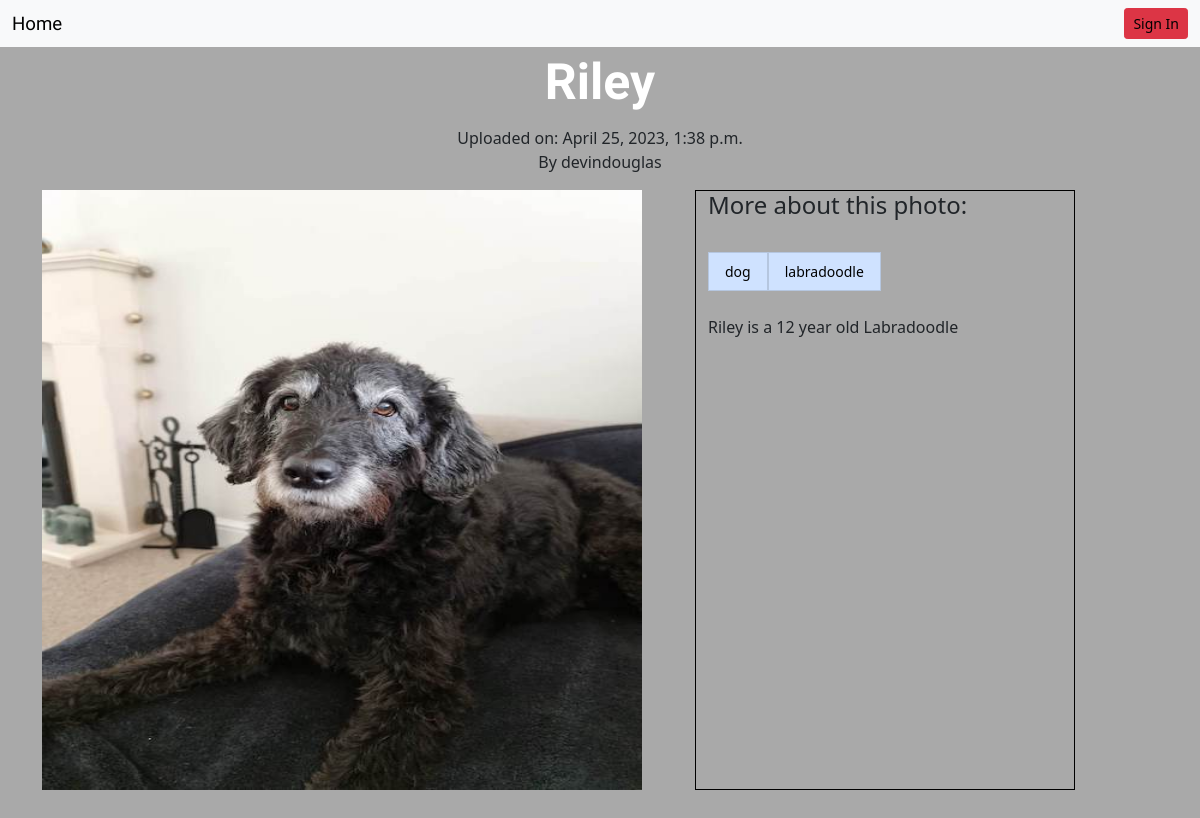
/photo/9/, run on an earlier commit of the app's database.
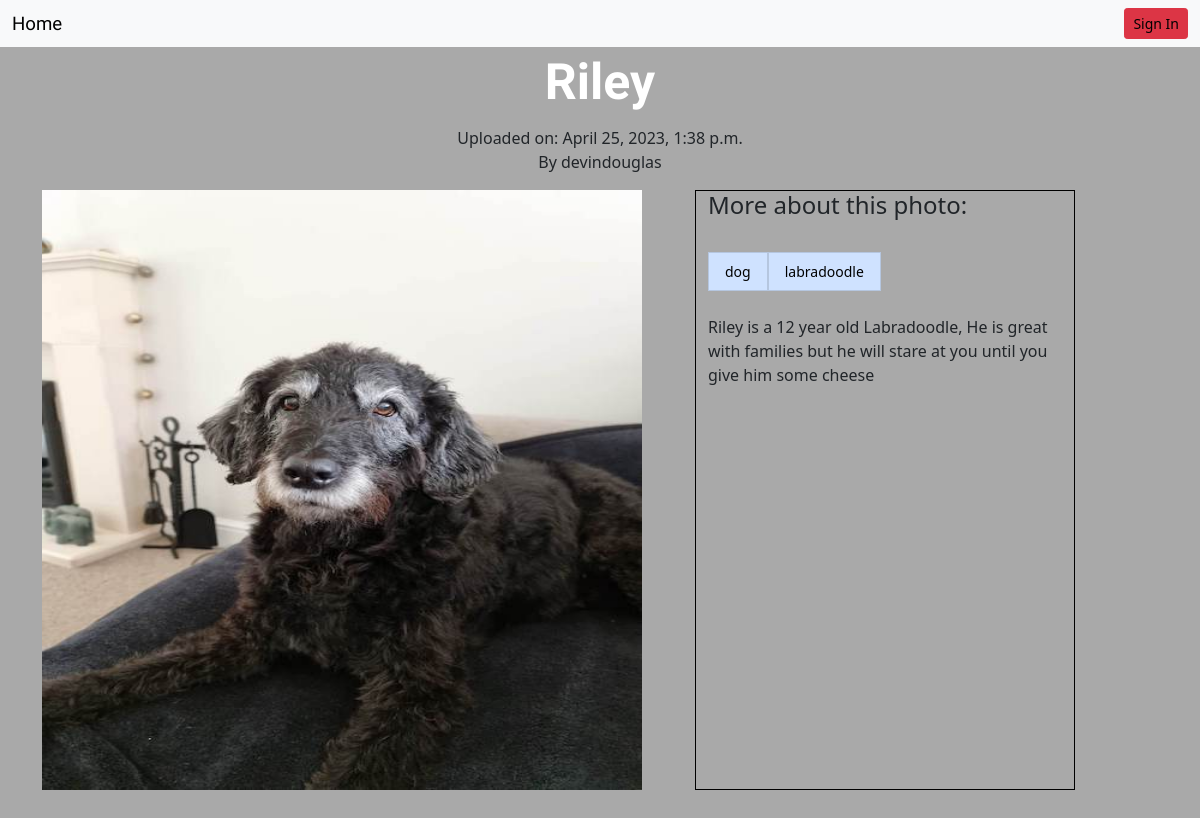
And on a later commit of the database.
### photoapp/models.py (models this page shows, shortened)
class Photo(models.Model):
    title = models.CharField(max_length=45)
    description = models.CharField(max_length=250)
    created = models.DateTimeField(auto_now_add=True)
    image = models.ImageField(upload_to='photos/')
    submitter = models.ForeignKey(get_user_model(), on_delete=models.CASCADE)
    tags = TaggableManager()

### photoapp/views.py (the view)
# urls.py: path('photo/<int:pk>/', PhotoDetailView.as_view(), name='detail'),
class PhotoDetailView(DetailView):
    model = Photo
    template_name = 'photoapp/detail.html'
    context_object_name = 'photo'

### photoapp/templates/photoapp/detail.html (shortened to what this page needs)
{% extends 'base.html' %}
{% block body %}
<div class="mx-auto">
  <h1 class="text-center">{{ photo.title }}</h1>
  <p class="text-center fw-light">Uploaded on: {{photo.created}} <br> By {{photo.submitter.username}}</p>
</div>
<div class="row pb-5">
  <div class="col-md-7">
    <img src="{{photo.image.url}}" alt="" width="600px" height="600px" />
  </div>
  <div class="col-md-4" style="border: 1px solid black;">
    <h4>More about this photo:</h4>
    <ul class="list-group list-group-horizontal-lg list-unstyled py-4">
      {% for tag in photo.tags.all %}
        <li><a href="{% url 'photo:tag' tag.slug %}" class="btn btn-sm list-group-item list-group-item-primary">{{tag.name}}</a></li>
      {% endfor %}
    </ul>
    <p>{{ photo.description }}</p>
  </div>
</div>
{% endblock body %}

What changed in the data, as far as the page shows it:
changed Photo "Riley": description "Riley is a 12 year old Labradoodle" → "Riley is a 12 year old Labradoodle, He is great with families but he will stare at you until you give him some cheese"
